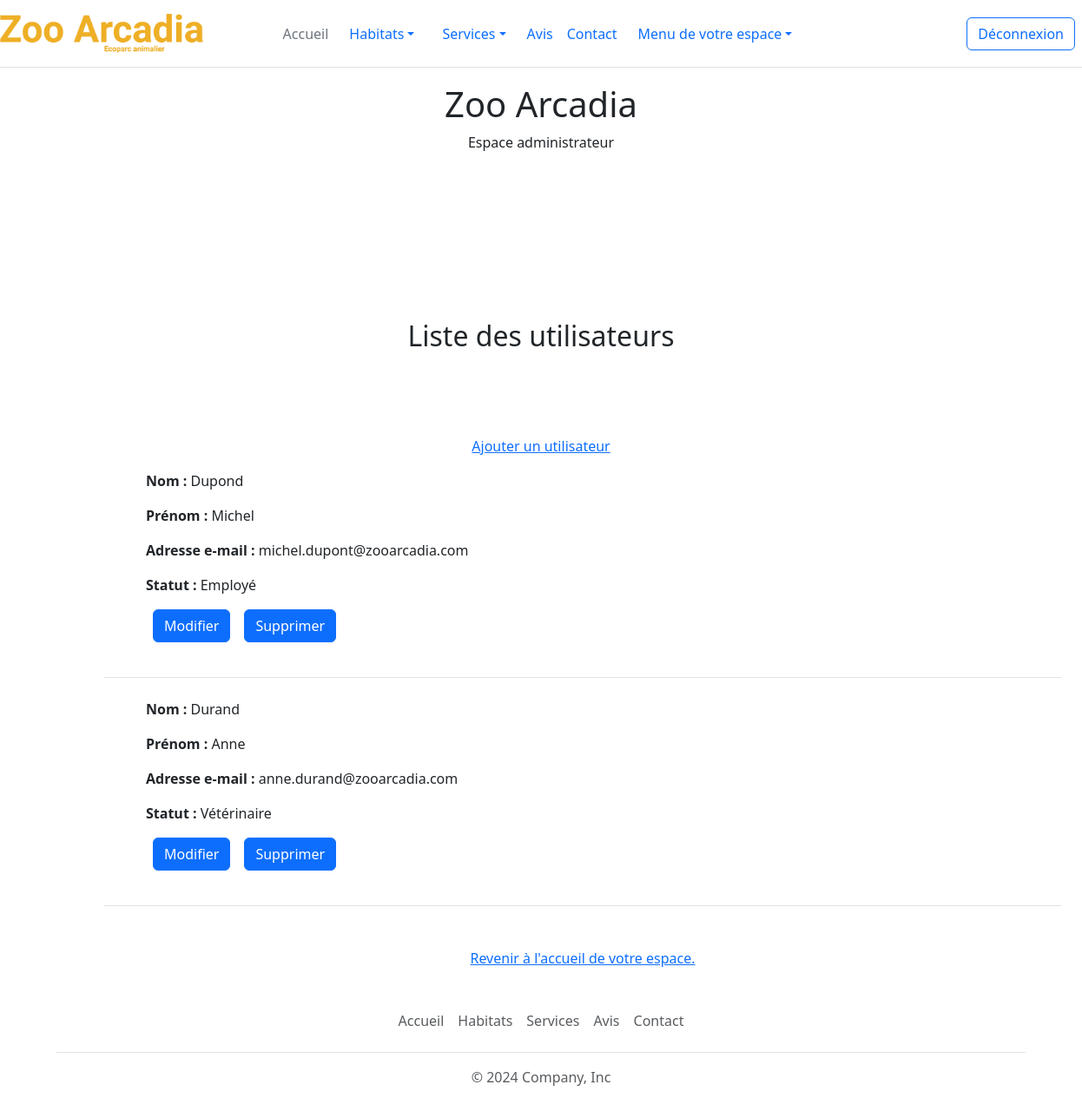
Screenshot of /users/user_list.php (signed in) with the database file from the repository.
### tables this page shows
CREATE TABLE `users` (
  `id` int(10) UNSIGNED NOT NULL,
  `name` varchar(255) NOT NULL,
  `firstname` varchar(255) NOT NULL,
  `email` varchar(255) NOT NULL,
  `password` varchar(255) NOT NULL,
  `staff_id` int(10) UNSIGNED NOT NULL
);

CREATE TABLE `staff` (
  `id` int(10) UNSIGNED NOT NULL,
  `category` varchar(255) NOT NULL,
  `status` varchar(255) NOT NULL
);

### assets/lib/user.php (called while the page is built, shortened)
<?php
function getUser(PDO $pdo, $id): array
{
    $query = $pdo->prepare("SELECT users.*, staff.category as staff_category, staff.status as staff_status from `users`
JOIN staff ON staff.id = users.staff_id");
    $query->execute();
    return $query->fetchAll(PDO::FETCH_ASSOC);
}

### users/user_list.php (the view, shortened to what this page needs)
<?php
require_once __DIR__ . "../../assets/lib/pdo.php";
require_once __DIR__ . "../../assets/lib/user.php";
?>
<link rel="stylesheet" href="./../node_modules/bootstrap/dist/css/bootstrap.min.css">
<body>
    <header class="d-flex justify-content-center">
        <div class="d-flex flex-wrap align-items-center justify-content-center justify-content-md-between py-3 mb-4 border-bottom position-absolute">
            <div class="col-md-3 mb-2 mb-md-0">
                <a href="/" class="d-inline-flex link-body-emphasis text-decoration-none">
                    <img src="../../assets/img/logo.png" alt="logo du zoo Arcadia" class="w-75"> </a>
            </div>
            <ul class="nav col-12 col-md-auto mb-2 justify-content-center mb-md-0">
                <li><a href="index.php" class="nav-link px-2 link-secondary">Accueil</a></li>
                <li class="nav-item dropdown"><a class="nav-link dropdown-toggle" href="habitats.php" role="button" data-bs-toggle="dropdown" aria-expanded="false">Habitats</a>
                </li>
                <li class="nav-item dropdown"><a class="nav-link dropdown-toggle" href="habitats.php" role="button" data-bs-toggle="dropdown" aria-expanded="false">Services</a>
                </li>
                <li><a href="../../avis.php" class="nav-link px-2">Avis</a></li>
                <li><a href="../../contact.php" class="nav-link px-2">Contact</a></li>
                <li class="nav-item dropdown"><a class="nav-link dropdown-toggle" href="" role="button" data-bs-toggle="dropdown" aria-expanded="false">Menu de votre espace</a>
                </li>
            </ul>
            <div class="col-md-3 text-end">
                <?php if (isset($_SESSION['admin'])) { ?>
                    <a href="admin_logout.php" class="btn btn-outline-primary me-2">Déconnexion</a>
                <?php } else { ?>
                    <a href="administration.php"><button type="button" class="btn btn-primary me-2">Déconnexion</button></a>
                <?php } ?>
            </div>
        </div>
    </header>
    <div class="d-flex flex-column container-fluid">
        <div>
            <h1 class="text-center mt-5 pt-5">Zoo Arcadia</h1>
            <p class="text-center mb-5 pb-5">Espace administrateur</p>
        </div>
        <div>
            <h2 class="text-center my-5 py-5">Liste des utilisateurs</h2>
            <p class="text-center"><a href="register.php">Ajouter un utilisateur</a>
        </div>
        <div class="container-fluid mx-5">
            <?php
            $id = '';
            $users = getUser($pdo, $id);
            foreach ($users as $user) { ?>
                <div class="mx-5 mb-4 border-bottom">
                    <div class="mx-5">
                        <p><span class="fw-bold">Nom : </span><span><?= $user['name'] ?></span></p>
                        <p><span class="fw-bold">Prénom : </span><span><?= $user['firstname'] ?></span></p>
                        <p><span class="fw-bold">Adresse e-mail : </span><span><?= $user['email'] ?></span></p>
                        <p><span class="fw-bold">Statut : </span><span><?= $user['staff_category'] ?></span></p>
                    </div>
                    <div class="d-flex mx-5 mb-4">
                        <form action="" method="post">
                            <input type="submit" value="Modifier" name="updateUser" formaction="modify_user.php" class="btn btn-primary mx-2">
                        </form>
                        <form action="" method="post">
                            <input type="submit" value="Supprimer" name="deleteUser" formaction="delete_user.php" class="btn btn-primary mx-2">
                        </form>
                    </div>
                </div>
            <?php  } ?>
            <div class="mt-5 text-center"><a href="accueil_admin.php">Revenir à l'accueil de votre espace.</div>
        </div>
        <footer>
            <?php require_once __DIR__ . "../../assets/templates/footer.php" ?>
        </footer>
</body>
</html>

### rows the page displays
users: name "Dupond", firstname "Michel", email "michel.dupont@zooarcadia.com", staff.category "Employé"
users: name "Durand", firstname "Anne", email "anne.durand@zooarcadia.com", staff.category "Vétérinaire"
